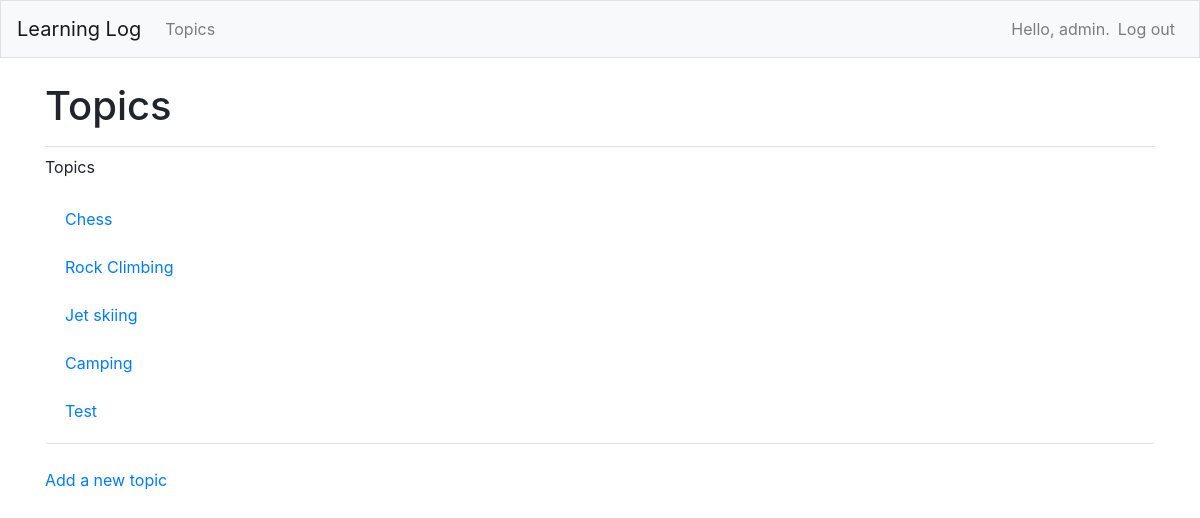
The page /topics (signed in) on the database its author committed.
### MainApp/models.py (models this page shows, shortened)
class Topic(models.Model):
    text = models.CharField(max_length=200)
    date_added = models.DateTimeField(auto_now_add=True)
    owner = models.ForeignKey(User, on_delete=models.CASCADE)

### MainApp/views.py (the view)
# urls.py: path('topics', views.topics, name = 'topics'),
@login_required
def topics(request):
    topics = Topic.objects.filter(owner=request.user).order_by('date_added')
    context = {'topics':topics} # key represents var name used in template; value represents var name in view
    return render(request, 'MainApp/topics.html', context)

### MainApp/templates/mainapp/topics.html
{% extends "MainApp/base.html" %}
{% block page_header %}
   <h1>Topics</h1>
{% endblock page_header %}
{% block content %}
  <p>Topics</p>
  <ul class="list-group border-bottom pb-2 mb-4">
     {% for topic in topics %}
      <li class="list-group-item border-0">
        <a href="{% url 'MainApp:topic' topic.id %}">
          {{ topic.text }}</a>
      </li>
     {% empty %}
       <li class="list-group-item border-0">No topics have been added yet.</li>
     {% endfor %}
  </ul>
  <a href="{% url 'MainApp:new_topic' %}">Add a new topic</a>
{% endblock content %}

### MainApp/templates/mainapp/base.html (shortened to what this page needs)
{% load bootstrap4 %}
<!doctype html>
<html lang="en">
    <head>
        {% bootstrap_css %}
    </head>
    <body>
        <nav class="navbar navbar-expand-md navbar-light bg-light mb-4 border">
        <a class="navbar-brand" href="{% url 'MainApp:index'%}">Learning Log</a>
        <div class="collapse navbar-collapse" id="navbarCollapse">
            <ul class="navbar-nav mr-auto">
                <li class="nav-item">
                <a class="nav-link" href="{% url 'MainApp:topics'%}">Topics</a></li>
            </ul>
            <ul class="navbar-nav ml-auto">
                {% if user.is_authenticated %}
                <li class="nav-item">
                    <span class="navbar-text">Hello, {{ user.username }}.</span>
                </li>
                <li class="nav-item">
                    <a class="nav-link" href="{% url 'users:logout' %}">Log out</a>
                </li>
                {% else %}
                  <li class="nav-item">
                    <a class="nav-link" href="{% url 'users:register' %}">Register</a>
                  </li>
                  <li class="nav-item">
                    <a class="nav-link" href="{% url 'users:login' %}">Log in</a></li>
                {% endif %}
              </ul>
        </div>
        </nav>
        <main role="main" class="container">
            <div class="pb-2 mb-2 border-bottom">
                {% block page_header %}{% endblock page_header %}
            </div>
            <div>
                {% block content %}{% endblock content %}
            </div>
        </main>
    </body>
</html>

### rows shown on the page
Topic: text "Chess"
Topic: text "Rock Climbing"
Topic: text "Jet skiing"
Topic: text "Camping"
Topic: text "Test"

### other values the page prints
{{ user.username }} "admin"
